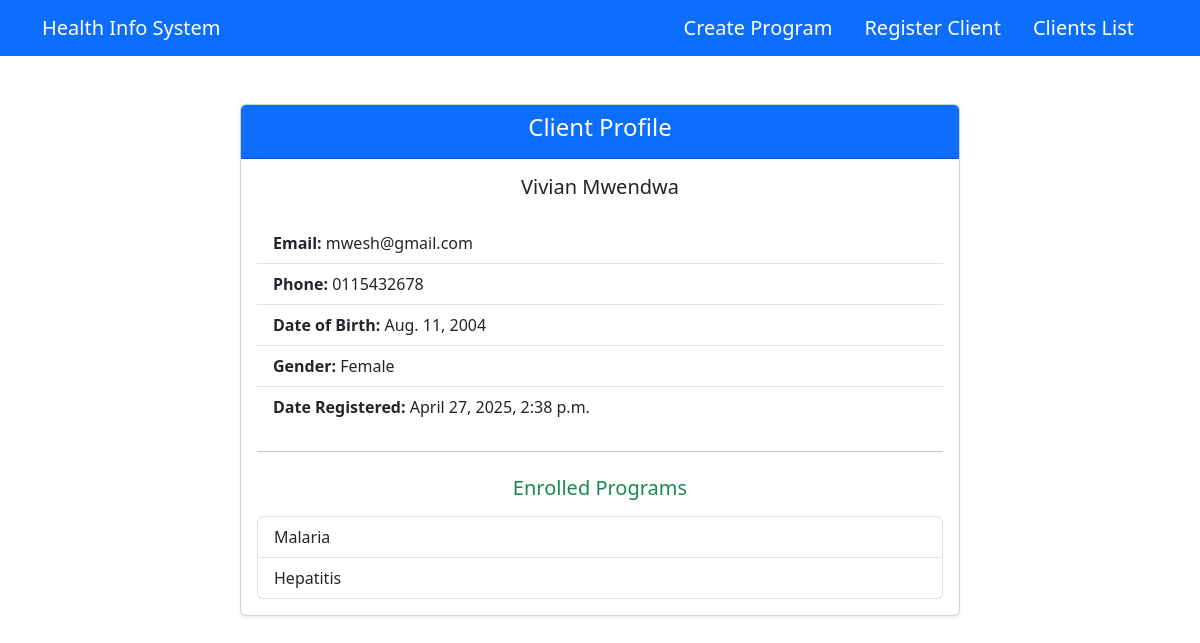
Page /clients/5/ on the committed database.
### healthIS/models.py (models this page shows, shortened)
class Client(models.Model):
    GENDER_CHOICES = [
        ('Male', 'Male'),
        ('Female', 'Female'),
        ('Other', 'Other')
    ]
    first_name = models.CharField(max_length=100)
    last_name = models.CharField(max_length=100)
    dob = models.DateField()
    email = models.EmailField(unique=True)
    gender = models.CharField(max_length=10, choices=GENDER_CHOICES)
    contact_info = models.CharField(max_length=255)
    date_registered = models.DateTimeField(auto_now_add=True)

class Enrollment(models.Model):
    client = models.ForeignKey(Client, on_delete=models.CASCADE)
    program = models.ForeignKey(HealthProgram, on_delete=models.CASCADE)
    enrollment_date = models.DateTimeField(auto_now_add=True)
    class Meta:
        unique_together = ('client', 'program') # Ensure a client can't be enrolled in the same program twice

class HealthProgram(models.Model):
    name = models.CharField(max_length=100, unique=True)
    description = models.TextField(blank=True)
    date_created = models.DateTimeField(auto_now_add=True)

### healthIS/views.py (the view)
# urls.py: path('clients/<int:client_id>/', views.client_profile, name='client-profile'),
def client_profile(request, client_id):
    client = get_object_or_404(Client, id=client_id)
    enrolled_program_ids = Enrollment.objects.filter(client=client).values_list('program_id', flat=True)
    available_programs = HealthProgram.objects.exclude(id__in=enrolled_program_ids)
    if request.method == 'POST':
        program_id = request.POST.get('program_id')
        program = get_object_or_404(HealthProgram, id=program_id)
        Enrollment.objects.create(client=client, program=program)
        return redirect('client-profile', client_id=client.id)
    enrollments = Enrollment.objects.filter(client=client)
    context = {
        'client': client,
        'available_programs': available_programs,
        'enrollments': enrollments
    }
    return render(request, 'healthIS/client_profile.html', context)

### healthIS/templates/healthIS/client_profile.html
{% extends 'healthIS/base.html' %}
{% block content %}
<div class="container my-5">
  <div class="row justify-content-center">
    <div class="col-md-8">
      <div class="card shadow-sm">
        <div class="card-header bg-primary text-white text-center">
          <h4>Client Profile</h4>
        </div>
        <div class="card-body">
          <h5 class="card-title mb-4 text-center">
            {{ client.first_name }} {{ client.last_name }}
          </h5>
          <ul class="list-group list-group-flush mb-4">
            <li class="list-group-item">
              <strong>Email:</strong> {{ client.email }}
            </li>
            <li class="list-group-item">
              <strong>Phone:</strong> {{ client.contact_info }}
            </li>
            <li class="list-group-item">
              <strong>Date of Birth:</strong> {{ client.dob }}
            </li>
            <li class="list-group-item">
              <strong>Gender:</strong> {{ client.gender }}
            </li>
            <li class="list-group-item">
              <strong>Date Registered:</strong> {{ client.date_registered }}
            </li>
          </ul>
          <hr class="my-4">
          <h5 class="text-success mb-3 text-center">Enrolled Programs</h5>
          <ul class="list-group">
            {% if enrollments %}
              {% for enrollment in enrollments %}
                <li class="list-group-item">{{ enrollment.program.name }}</li>
              {% endfor %}
            {% else %}
              <li class="list-group-item text-center text-muted">No programs enrolled yet.</li>
            {% endif %}
          </ul>
        </div>
      </div>
    </div>
  </div>
</div>
{% endblock %}

### rows in the picture
Client: first_name "Vivian", last_name "Mwendwa", email "mwesh@gmail.com", contact_info "0115432678", dob "Aug. 11, 2004", gender "Female", date_registered "April 27, 2025, 2:38 p.m."
Enrollment: program.name "Malaria"
Enrollment: program.name "Hepatitis"
